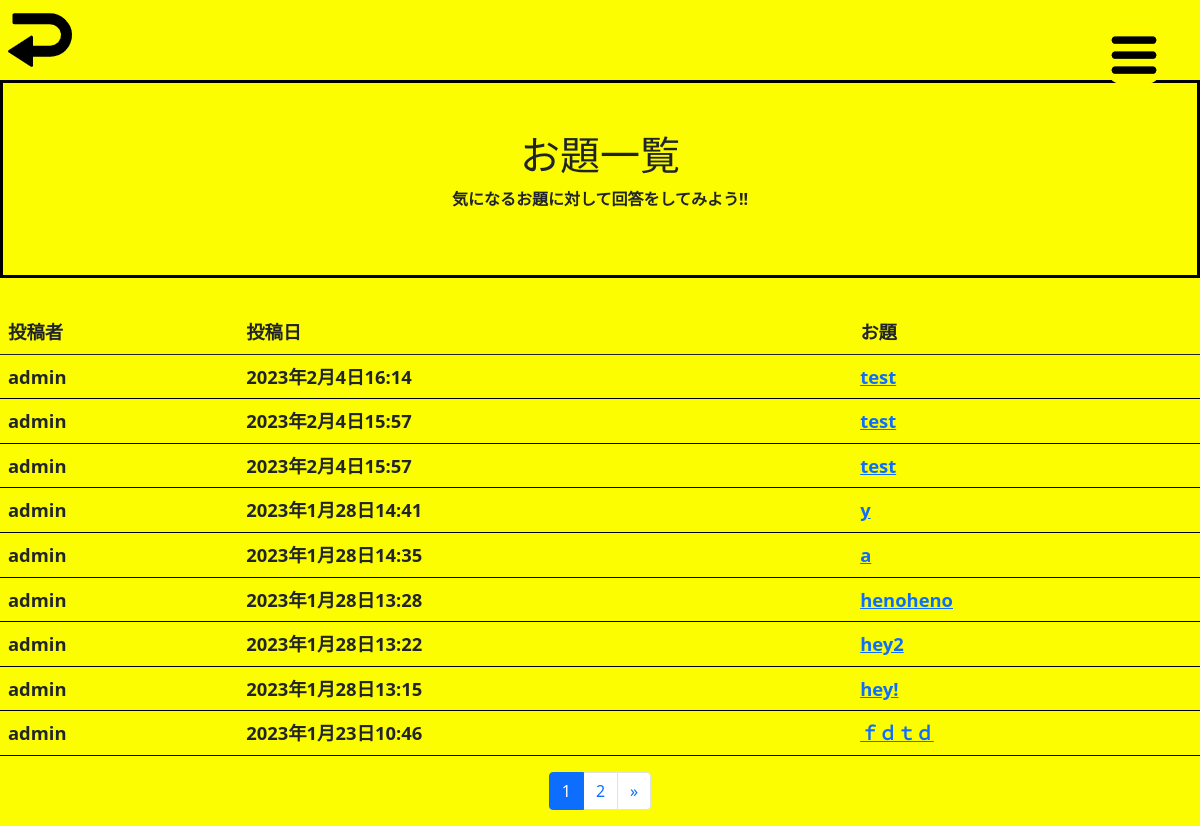
The page /ningins/1/ on the database its author committed.
### Ninjin/models.py (models this page shows)
class Post(models.Model):
    post_by_user = models.ForeignKey(
        CustomUser,
        verbose_name='ユーザー',
        on_delete=models.CASCADE
    )
    post_category = models.ForeignKey(
        Category,
        verbose_name='カテゴリ',
        on_delete=models.PROTECT
    )
    theme_title = models.TextField('お題のタイトル')
    updated_at = models.DateTimeField("更新日", auto_now=True)
    image = models.ImageField(
        verbose_name='イメージ',  # フィールドのタイトル
        upload_to='photos'  # MEDIA＿ROOT以下のフォトファイルに保存
    )
    posted_at = models.DateTimeField(
        verbose_name='投稿日時', # フィールドのタイトル
        auto_now_add=True # 日時を自動追加
    )

### accounts/models.py (models this page shows)
class CustomUser(AbstractUser):
    pass

### Ninjin/views.py (the view)
# urls.py: path("<int:category_id>/", views.answer_list, name="answer_list"),
def answer_list(request, category_id):
    posts = Post.objects.filter(
        post_category=category_id).order_by('-posted_at')
    paginator = Paginator(posts, 9)
    page_number = request.GET.get('page', 1)
    pages = paginator.page(page_number)
    context = {"orderby_records": pages}
    return render(request, "ningins/answer_list.html", context)

### Ninjin/templates/ningins/answer_list.html (shortened to what this page needs)
{% load static %}
<!DOCTYPE html>
<html lang="en">
<head>
    <link href="https://cdn.jsdelivr.net/npm/bootstrap@5.0.2/dist/css/bootstrap.min.css"
          rel="stylesheet"
>
    <link rel="stylesheet" href="{% static 'css/background.css' %}">
    <link rel="stylesheet" href="{% static 'css/answer_list.css' %}">
    <link rel="stylesheet" href="{% static 'css/header.css' %}">
</head>
<body>
{% block content %}
    {% include 'ningins/header.html' %}
<div class="welcome">
    <h1>お題一覧</h1>
    <p>気になるお題に対して回答をしてみよう!!</p>
</div>
{% if orderby_records %}
    <table class="table">
        <thead>
        <tr>
            <th>投稿者</th>
            <th>投稿日</th>
            <th>お題</th>
        </tr>
        </thead>
        <tbody>
        {% for post in orderby_records %}
            <tr>
                <th>{{ post.post_by_user }}</th>
                <th>{{ post.posted_at }}</th>
                <th><a href="{% url 'tested' post.id %}">{{ post.theme_title }}</a>
            </tr>
        {% endfor %}
        </tbody>
    </table>
{% else %}
    <p>お題はまだ投稿されていません。</p>
{% endif %}
{% include "ningins/pagination.html" %}
{% endblock %}
</body>
</html>

### Ninjin/static/css/background.css (style rules this page uses)
body { background-color: #fdfd01; }

### Ninjin/static/css/answer_list.css (style rules this page uses)
.welcome { padding: 3rem 0; margin-bottom: 2rem; background-color: #fdfd01; align-items: center; display: flex; flex-direction: column; border-width: 3px; border-style: solid; border-color: #000000; }
p { font-weight:bold; }
th { padding: 0.5rem; }

### Ninjin/templates/ningins/answer_list.html (style rules this page uses)
.table { border-color: black; }
th { font-size: 115% }

### rows shown on the page
Post: post_by_user "admin", posted_at "2023年2月4日16:14", theme_title "test"
Post: post_by_user "admin", posted_at "2023年2月4日15:57", theme_title "test"
Post: post_by_user "admin", posted_at "2023年2月4日15:57", theme_title "test"
Post: post_by_user "admin", posted_at "2023年1月28日14:41", theme_title "y"
Post: post_by_user "admin", posted_at "2023年1月28日14:35", theme_title "a"
Post: post_by_user "admin", posted_at "2023年1月28日13:28", theme_title "henoheno"
Post: post_by_user "admin", posted_at "2023年1月28日13:22", theme_title "hey2"
Post: post_by_user "admin", posted_at "2023年1月28日13:15", theme_title "hey!"
Post: post_by_user "admin", posted_at "2023年1月23日10:46", theme_title "ｆｄｔｄ"

### other values the page prints
{{ num }} "1"
{{ num }} "2"
